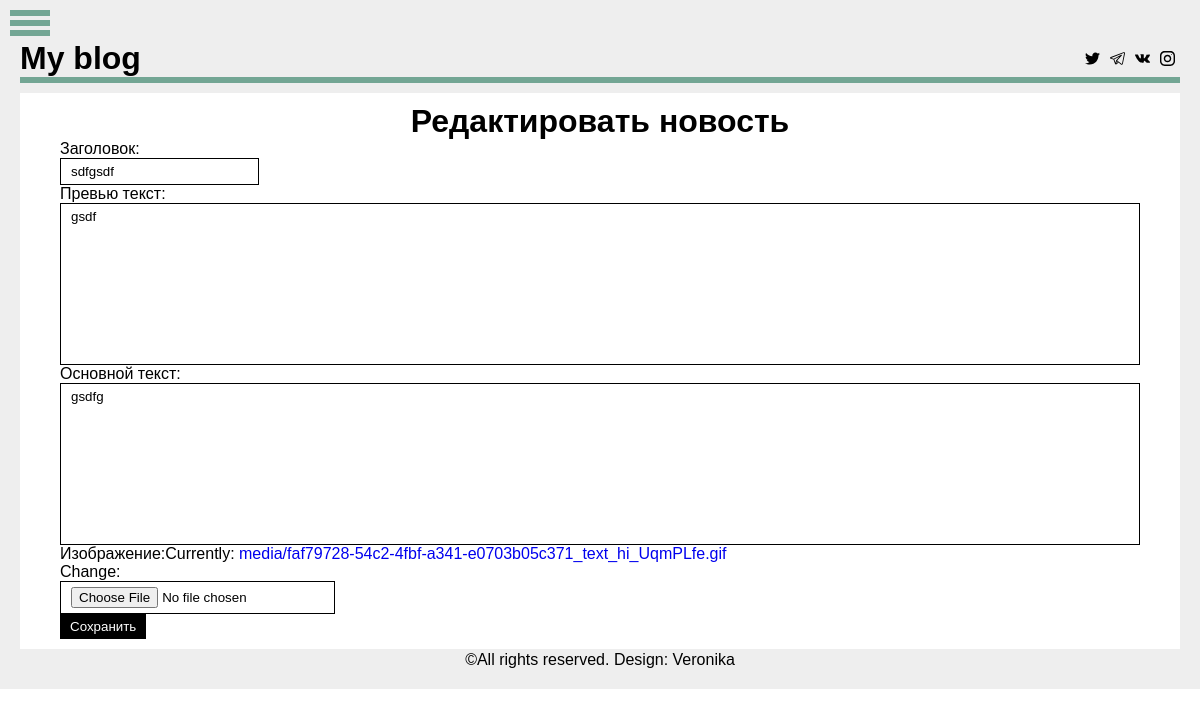
Page /edit_news/46 (signed in) on the committed database.
### news/models.py (models this page shows)
class News(models.Model):
    author = models.ForeignKey(User, on_delete=models.CASCADE, default=0)
    title = models.CharField(max_length=200)
    prev_text = models.TextField(default='')
    text = models.TextField()
    views = models.IntegerField(default=0)
    image = models.ImageField(blank=True, null=True, default=None, upload_to='media/', height_field=None,
                              width_field=None, max_length=100)
    date = models.DateField(auto_now_add=True)
    hidden = models.BooleanField(default=False)

### news/views.py (the view, shortened to what this page needs)
# urls.py: path('edit_news/<int:news_id>', views.edit_news, name='edit_news'),
@permission_required('news.edit_news', login_url='news:error')
def edit_news(request, news_id):
    news = News.objects.get(id=news_id)
    edit_form = AddNewsForm(
        initial={'title': news.title, 'text': news.text, 'prev_text': news.prev_text, 'image': news.image})
    return render(request, 'edit_news.html', {'edit_news': edit_form})

### news/forms.py (shortened to what this page needs)
class AddNewsForm(forms.Form):
    title = forms.CharField(max_length=200, label='Заголовок')
    prev_text = forms.CharField(widget=forms.Textarea, label='Превью текст')
    text = forms.CharField(widget=forms.Textarea, label='Основной текст')
    image = forms.FileField(label='Изображение')

### news/templates/edit_news.html (shortened to what this page needs)
{% extends 'base.html' %}
{% block body %}
    <div class="info_content">
        <h1 class="title">Редактировать новость</h1>
        {% if edit_news and perms.news.edit_news %}
            <form method="POST" enctype="multipart/form-data">
                {{ edit_news }}
                <input class="btn" type="submit" value="Сохранить">
            </form>
        {% endif %}
    </div>
{% endblock %}

### static/css/main.css (style rules this page uses)
* { margin: 0; padding: 0; box-sizing: border-box; font-family: Franklin Gothic, Arial, sans-serif; }
input[type=submit] { border: none; }
input { border: 1px solid black; outline: none; padding: 5px 10px; display: block; }
textarea { border: 1px solid black; padding: 5px 10px; outline: #73a694; resize: none; display: block; width: 100%; }
a { text-decoration: none; }
.btn { cursor: pointer; display: inline-block; background-color: #000; color: white; padding: 5px 10px; transition: 0.3s; }
.info_content { background-color: #fff; width: 100%; padding: 10px 40px; align-items: center; }
.info_content h1.title { text-align: center; }

### rows in the picture
News: title "sdfgsdf", prev_text "gsdf", text "gsdfg"
